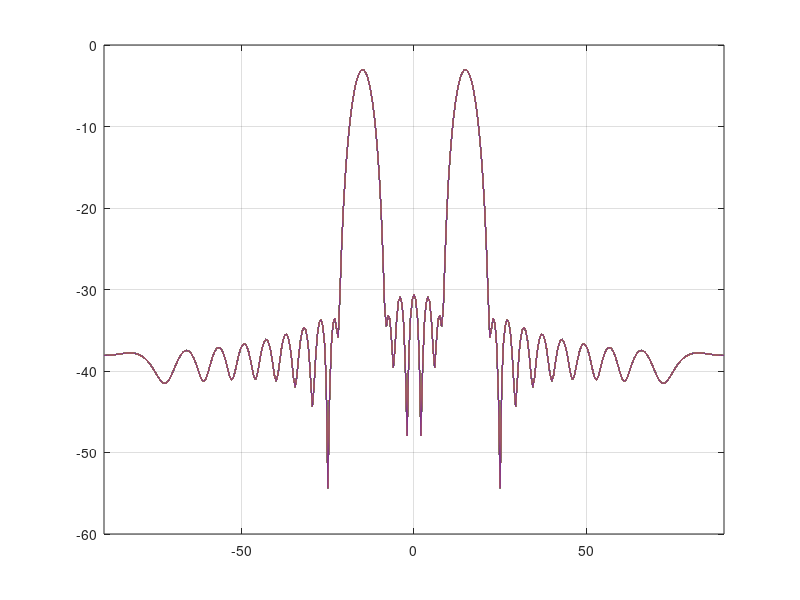

MATLAB code to generate this figure:
clear all;
close all;
clear classes;
clc;

%% Assign 1
% 1. Setup the ULA settings as in figure 1 of the assignment

K = 25;
L = 25;                  % Number of sensors
c = 3*10^8;
f = 2.75*10^9;     
dx = 0.525*c/f;      % meters of element spacing in x-direction 
dy =0.525*c/f;               % meters of element spacing in y-direction 
th = -90:0.5:90;
ph = -90:0.5:90;
[ph,th]=meshgrid(ph,th); 
th0 = 15;
ph0 = 90;
u=sind(th).*cosd(ph);
v=sind(th).*sind(ph);
u0=sind(th0)*cosd(ph0);
v0=sind(th0)*sind(ph0);
% beta=exp(1j*7*pi*0.5*(u-u0)).*exp(1j*7*pi*0.5*(v-v0));
% s=abs(sin(K*pi*(u-u0)/2)./sin(pi*(u-u0)/2)).*abs(sin(L*pi*(v-v0)/2)./sin(pi*(v-v0)/2));
% s=s.^2./4096;
% s1= 10*log10(s); 
% plot(th,s1);
% axis([-90 90 -50 0]); 
m=0;
m1=0;
n=0;
n1=0;
for k=1:25
    beta1=2*pi*(k-1)*0.525*(u-u0);
    c1=chebwin(25,32);
    s1=c1(k,1)*exp(1j*beta1);
    s11=exp(1j*beta1);
    m=m+s1;
    m1=m1+s11;
end
for l=1:25
    beta2=2*pi*(l-1)*0.525*(v-v0);
    c2=chebwin(25,32);
    s2=c2(l,1)*exp(1j*beta2);
    s21=exp(1j*beta2);
    n=n+s2;
    n1=n1+s21;
end
s=abs(m.*n).^2/max(abs(m.*n).^2);
p= 10*log10(s);
plot(th,p)%,"--");
% hold on
% ss=abs(m1.*n1).^2/max(abs(m1.*n1).^2);
% pp= 10*log10(ss);
% plot(th,pp);
axis([-90 90 -60 0]); grid on

%legend("chebyshev tapering","uniform tapering");